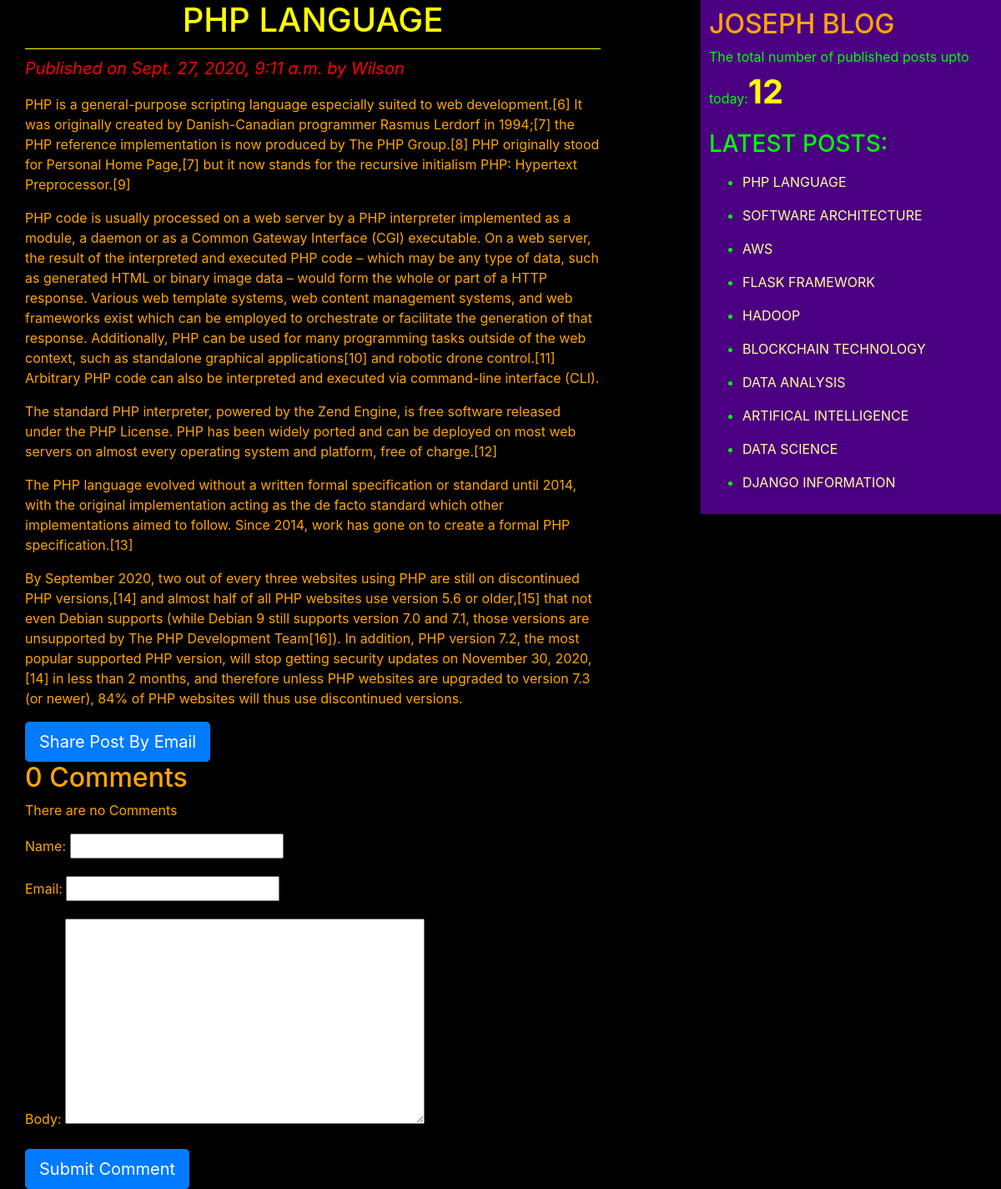
The app's page /2020/09/27/php-language/ with its own data.
### blogApp/models.py (models this page shows, shortened)
class Post(models.Model):
    STATUS_CHOICES={('draft','Draft'),('published','Published')}
    title=models.CharField(max_length=264)
    slug=models.SlugField(max_length=264,unique_for_date='publish')
    author=models.ForeignKey(User,related_name='blog_posts',on_delete=models.CASCADE)
    body=models.TextField()
    publish=models.DateTimeField(default=timezone.now)
    created=models.DateTimeField(auto_now_add=True)
    updated=models.DateTimeField(auto_now=True)
    status=models.CharField(max_length=10,choices=STATUS_CHOICES,default='draft')
    objects=CustomManager()
    tags=TaggableManager()
    class Meta:
        ordering=('-publish',)
    def get_absolute_url(self):
        return reverse("blogApp:post_detail",args=[self.publish.year,self.publish.strftime('%m'),self.publish.strftime('%d'),self.slug])

### blogApp/views.py (the view)
# urls.py: re_path(r'^(?P<year>\d{4})/(?P<month>\d{2})/(?P<day>\d{2})/(?P<post>[-\w]+)/$',views.post_detail_view,name='post_detail'),
def post_detail_view(request,year,month,day,post):
    post=get_object_or_404(Post,slug=post,status='published',publish__year=year,publish__month=month,publish__day=day)
    comments=post.comments.filter(active=True)
    csubmit=False
    if request.method=='POST':
        form=CommentForm(data=request.POST)
        if form.is_valid():
            new_comment=form.save(commit=False)
            new_comment.post=post
            new_comment.save()
            csubmit=True
    else:
        form=CommentForm()
    return render(request,'blogApp/post_detail.html',{'post':post,'form':form,'comments':comments,'csubmit':csubmit})

### blogApp/forms.py
class CommentForm(forms.ModelForm):
    class Meta:
        model=Comment
        fields=('name','email','body')

### blogApp/models.py (called while the page is built)
    def get_queryset(self):
        return super().get_queryset().filter(status='published')

### blogApp/templatetags/blog_tags.py (called while the page is built)
@register.simple_tag
def total_posts():
    return Post.objects.count()

@register.inclusion_tag('blogApp/latest_posts123.html')
def show_latest_posts(count=10):
    latest_posts=Post.objects.order_by('-publish')[:count]
    return{'latest_posts':latest_posts}

### templates/blogApp/post_detail.html (shortened to what this page needs)
<!DOCTYPE html>
{%extends 'blogApp/base.html'%}
{%block content%}
    <h1>{{post.title}}</h1>
    <p id="date">Published on {{post.publish}} by {{post.author|title}}</p>
    {{post.body|linebreaks}}
    <a href="/{{post.id}}/share" class="btn btn-lg btn-primary">Share Post By Email</a>
    {% with comments.count as comments_count %}
    <h2>{{comments_count}} Comment{{comments_count|pluralize}}</h2>
    {%endwith%}
    {%if comments %}
      {%for comment in comments%}
       <p id='dab'>comment {{forloop.counter}} by {{comment.name}} on {{comment.created}}</p>
       <div class="cb">
         {{comment.body|linebreaks}}
       </div>
       <hr>
      {%endfor%}
    {%else%}
      <p>There are no Comments</p>
    {%endif%}
    {%if csubmit%}
      <h2>Your Comment Added successfully</h2>
      {%else%}
      <form method="post">
        {{form.as_p}}
        <input type="submit" class="btn btn-lg btn-primary" value="Submit Comment">
      </form>
    {%endif%}
{%endblock%}

### templates/blogApp/latest_posts123.html
<ul>
  {%for post in latest_posts%}
  <p id='po'><li><a href="{{post.get_absolute_url}}">{{post.title}}</a></li></p>
  {%endfor%}
</ul>

### static/css/blog.css (style rules this page uses)
h1 { text-align: center; border-bottom: 1px solid; padding: 0 0 10px 0; color: yellow; }
#date { color: red; font-size: 20px; font-style: italic; }
body { background: black; color: orange; }
h2 { color: orange; }
a { color: #ffff99; }

### records on screen
Post: title "PHP LANGUAGE", publish "Sept. 27, 2020, 9:11 a.m.", author "Wilson", body "PHP is a general-purpose scripting language especially suited to web development.[6] It was originally created by Danish-Canadian programmer Rasmus Lerdorf in 1994;[7] the PHP reference implementation is now produced by The PHP Group.[8] PHP originally stood for Personal Home Page,[7] but it now stands for the recursive initialism PHP: Hypertext Preprocessor.[9] PHP code is usually processed on a web server by a PHP interpreter implemented as a module, a daemon or as a Common Gateway Interface (CGI) executable. On a web server, the result of the interpreted and executed PHP code – which may be any type of data, such as generated HTML or binary image data – would form the whole or part of a…"
Post: title "SOFTWARE ARCHITECTURE"
Post: title "AWS"
Post: title "FLASK FRAMEWORK"
Post: title "HADOOP"
Post: title "BLOCKCHAIN TECHNOLOGY"
Post: title "DATA ANALYSIS"
Post: title "ARTIFICAL INTELLIGENCE"
Post: title "DATA SCIENCE"
Post: title "DJANGO INFORMATION"

### other values on screen
{{ comments_count }} "0"
